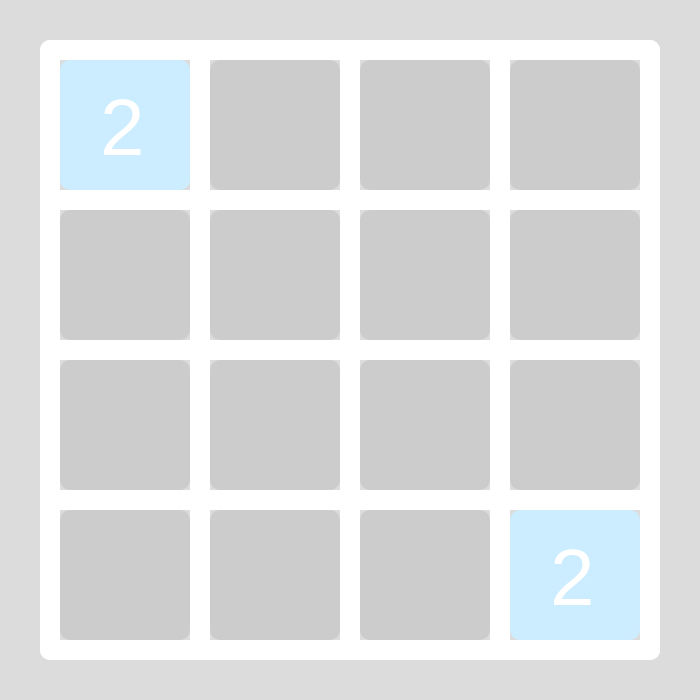
Frame 1 (no input)
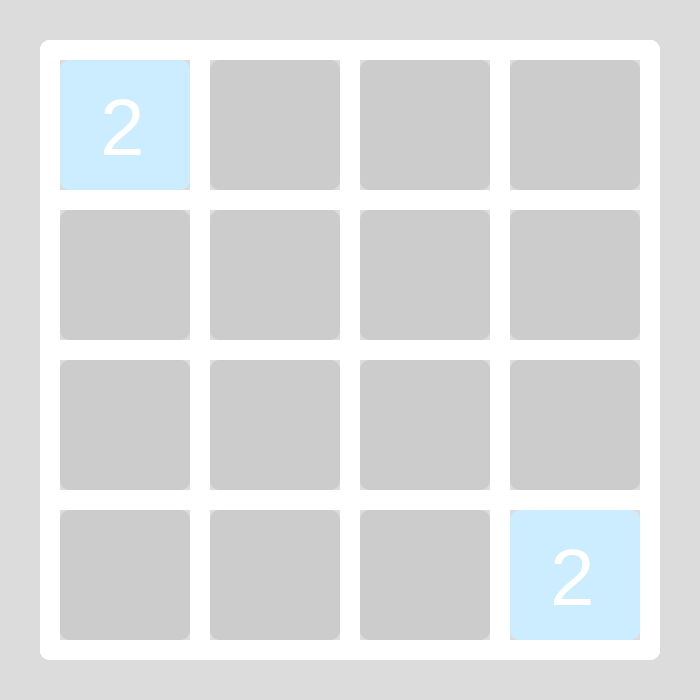
Frame 2 (the mouse pressed at the canvas centre, redrawn once)

The p5.js sketch that drew these frames (run headless with seeded random() and noise() and a simulated clock; the mouse was pressed at the canvas centre and the sketch redrawn once):

// p5.js sketch
// ── sketch.js
setup = () => {
  createCanvas(700, 700)
  background(220)
  reset()
  noLoop()
}

draw = () => {
  frame()
  dispNewData()
}

keyPressed = () =>{
  switch (key){
    case "r":
      reset()
      redraw()
      break
  }
  switch(keyCode){
    case UP_ARROW:
      upMove()
      endJudge()
      break
    case DOWN_ARROW:
      downMove()
      endJudge()
      break
    case RIGHT_ARROW:
      rightMove()
      endJudge()
      break
    case LEFT_ARROW:
      leftMove()
      endJudge()
      break
  }
}
      
addNewBlock = () => {
  while(true){
    var a = Math.floor(Math.random()*4)
    var b = Math.floor(Math.random()*4)
    if(data[a][b]===11){
      data[a][b] = 0
      break
    }
  }
}
  
endJudge = () => {
  let flag = false
  for(let i=0;i<4;i++){
    for(let j=0;j<4;j++){
      if(data[j][i]===11){
        flag = true
      }
    }
  }
  if(flag===false){
    gameOver()
  }else if(flag===true){
    addNewBlock()
    redraw()
  }
}
  
gameOver = () => {
  fill("black")
  stroke(0)
  strokeWeight(0)
  rect(80, 200, 540, 300, 10)
  textSize(100)
  fill("white")
  text("game over", 110, 320)
  textSize(45)
  text("restart -> press [r] key",130,420)
}

  
let f=true

upMove = () =>{
  //x=j,y=i
  for(let c=0;c<3;c++){
    for(let i=0;i<4;i++){
      for(let j=1;j<4;j++){
        if(data[j-1][i]===11){
          data[j-1][i] = data[j][i]
          data[j][i] = 11
          f=true
        }else if(data[j-1][i]===data[j][i]){
          data[j-1][i] += 1
          data[j][i] = 11
          f=true
        }
      }
    }
  }
}

downMove = () =>{
  //x=j,y=i
  for(let c=0;c<3;c++){
    for(let i=0;i<4;i++){
      for(let j=0;j<3;j++){
        if(data[j+1][i]===11){
          data[j+1][i] = data[j][i]
          data[j][i] = 11
          f=true
        }else if(data[j+1][i]===data[j][i]){
          data[j+1][i] += 1
          data[j][i] = 11
          f=true
        }
      }
    }
  }
}

rightMove = () =>{
  let f=false
  //x=j,y=i
  for(let c=0;c<3;c++){
    for(let i=0;i<3;i++){
      for(let j=0;j<4;j++){
        if(data[j][i+1]===11){
          data[j][i+1] = data[j][i]
          data[j][i] = 11
          f=true
        }else if(data[j][i+1]===data[j][i]){
          data[j][i+1] += 1
          data[j][i] = 11
          f=true
        }
      }
    }
  }
}


leftMove = () =>{
  //x=j,y=i
  for(let c=0;c<3;c++){
    for(let i=1;i<4;i++){
      for(let j=0;j<4;j++){
        if(data[j][i-1]===11){
          data[j][i-1] = data[j][i]
          data[j][i] = 11
          f=true
        }else if(data[j][i-1]===data[j][i]){
          data[j][i-1] += 1
          data[j][i] = 11
          f=true
        }
      }
    }
  }
}
  
reset = () => {
  for(let i=0;i<4;i++){
    for(let j=0;j<4;j++){
      data[j][i]=11
    }
  }
  var a = Math.floor(Math.random()*4)
  var b = Math.floor(Math.random()*4)
  var c = Math.floor(Math.random()*4)
  var d = Math.floor(Math.random()*4)
  data[a][b]=0
  data[c][d]=0
  background(220)
}

var data = [
  [11,11,11,11],
  [11,11,11,11],
  [11,11,11,11],
  [11,11,11,11]
]

//i=x,j=y
dispNewData = () => {
  for(let i=0;i<4;i++){
    for(let j=0;j<4;j++){
      disp(i,j,data[j][i])
    }
  }
}

//・(x座標,y座標,状態番号)・
disp = (x, y, n) =>{
  plot(x, y, n)
  number(x, y, n)
}

//(x座標, y座標, 状態番号)
plot = (x, y, n) => {
  x = positionConversion(x)
  y = positionConversion(y)
  n = colorSelect(n)
  pocket(x, y, n)
}

//(x座標,y座標,状態番号)
number = (x, y, n) => {
  var xAssist, size, yAssist
  
  switch(n){
    case 0:
    case 1:
    case 2:
      xAssist = 40
      size = 80
      yAssist = 95
    break
    case 3:
    case 4:
    case 5:
      xAssist = 20
      size = 80
      yAssist = 95
    break
    case 6:
    case 7:
    case 8:
      xAssist = 5
      size = 70
      yAssist = 95
    break
    case 9:
    case 10:
      xAssist = 3
      size = 55
      yAssist = 90
    break
  }
  
  x = positionConversion(x)+xAssist
  y = positionConversion(y)+yAssist
  
  textSize(size)
  fill("white")
  n = numberConversion(n)
  text(n, x, y)
}



pocket = (x, y, color) => {
  fill(color)
  stroke(0)
  strokeWeight(0)
  rect(x, y, 130, 130, 10)
}

positionConversion = (a) => {
  a = (a*150)+60
  return(a)
}
  
frame = () => {
  stroke("white")
  strokeWeight(20)
  
  // 縦線
  line(50, 50, 50, 650)
  line(200, 50, 200, 650)
  line(350, 50, 350, 650)
  line(500, 50, 500, 650)
  line(650, 50, 650, 650)
  
  //横線
  line(50, 50, 650, 50)
  line(50, 200, 650, 200)
  line(50, 350, 650, 350)
  line(50, 500, 650, 500)
  line(50, 650, 650, 650)
}

colorSelect = (a) => {
  switch(a){
    case 0: //2
      a = "#ccedff"
    break
    case 1: //4
      a = "#5cd8ff"
    break
    case 2: //8
      a = "#ffc24d"
    break
    case 3: //16
      a = "#ff8a4d"
    break
    case 4: //32
      a = "#ff5d4d"
    break
    case 5: //64
      a = "#ff3849"
    break
    case 6: //128
      a = "#ffec38"
    break
    case 7: //256
      a = "#dbff38"
    break
    case 8: //512
      a = "#38fff1"
    break
    case 9: //1024
      a = "#384eff"
    break
    case 10: //2048!!!
      a = "#a138ff"
    break;
    default:
      a = "#ccc"
    break;
  }
  return(a)
}


numberConversion = (a) => {
  switch(a){
    case 0: //2
      a = "2"
    break
    case 1: //4
      a = "4"
    break
    case 2: //8
      a = "8"
    break
    case 3: //16
      a = "16"
    break
    case 4: //32
      a = "32"
    break
    case 5: //64
      a = "64"





      
    break
    case 6: //128
      a = "128"
    break
    case 7: //256
      a = "256"
    break
    case 8: //512
      a = "512"
    break
    case 9: //1024
      a = "1024"
    break
    case 10: //2048!!!
      a = "2048"
    break
    default:
      a = " "
    break
  }
  return(a)
}
// ── backup.js
setup = () => {
  createCanvas(700, 700)
  background(220)
  reset()
}

draw = () => {
  frame()
  dispNewData()
  endJudge()
  
}

keyPressed = () =>{
  switch (key){
    case "r":
      reset()
      break
  }
  switch(keyCode){
    case UP_ARROW:
      upMove()
      break
    case DOWN_ARROW:
      downMove()
      break
    case RIGHT_ARROW:
      rightMove()
      break
    case LEFT_ARROW:
      leftMove()
      break
  }
}
      
addNewBlock = () => {
  while(true){
    var a = Math.floor(Math.random()*4)
    var b = Math.floor(Math.random()*4)
    if(data[a][b]===11){
      data[a][b] = 0
      break
    }
  }
}
  
endJudge = () => {
  var flug = false
  for(let i=0;i<4;i++){
    for(let j=0;j<4;j++){
      if(data[j][i]===11){
        flug = true
      }
    }
  }
  if(frug=false){
    reset()
  }else{
    addNewBlock()
  }
}
  

  
upMove = () =>{
  //x=j,y=i
  for(let c=0;c<3;c++){
    for(let i=0;i<4;i++){
      for(let j=1;j<4;j++){
        if(data[j-1][i]===11){
          data[j-1][i] = data[j][i]
          data[j][i] = 11
        }else if(data[j-1][i]===data[j][i]){
          data[j-1][i] += 1
          data[j][i] = 11
        }
      }
    }
  }
}

downMove = () =>{
  //x=j,y=i
  for(let c=0;c<3;c++){
    for(let i=0;i<4;i++){
      for(let j=0;j<3;j++){
        if(data[j+1][i]===11){
          data[j+1][i] = data[j][i]
          data[j][i] = 11
        }else if(data[j+1][i]===data[j][i]){
          data[j+1][i] += 1
          data[j][i] = 11
        }
      }
    }
  }
}

rightMove = () =>{
  //x=j,y=i
  for(let c=0;c<3;c++){
    for(let i=0;i<3;i++){
      for(let j=0;j<4;j++){
        if(data[j][i+1]===11){
          data[j][i+1] = data[j][i]
          data[j][i] = 11
        }else if(data[j][i+1]===data[j][i]){
          data[j][i+1] += 1
          data[j][i] = 11
        }
      }
    }
  }
}


leftMove = () =>{
  //x=j,y=i
  for(let c=0;c<3;c++){
    for(let i=1;i<4;i++){
      for(let j=0;j<4;j++){
        if(data[j][i-1]===11){
          data[j][i-1] = data[j][i]
          data[j][i] = 11
        }else if(data[j][i-1]===data[j][i]){
          data[j][i-1] += 1
          data[j][i] = 11
        }
      }
    }
  }
}
  
reset = () => {
  for(let i=0;i<4;i++){
    for(let j=0;j<4;j++){
      data[j][i]=11
    }
  }
  var a = Math.floor(Math.random()*4)
  var b = Math.floor(Math.random()*4)
  var c = Math.floor(Math.random()*4)
  var d = Math.floor(Math.random()*4)
  data[a][b]=0
  data[c][d]=0
}

var data = [
  [11,11,11,11],
  [11,11,11,11],
  [11,11,11,11],
  [11,11,11,11]
]

//i=x,j=y
dispNewData = () => {
  for(let i=0;i<4;i++){
    for(let j=0;j<4;j++){
      disp(i,j,data[j][i])
    }
  }
}

//・(x座標,y座標,状態番号)・
disp = (x, y, n) =>{
  plot(x, y, n)
  number(x, y, n)
}

//(x座標, y座標, 状態番号)
plot = (x, y, n) => {
  x = positionConversion(x)
  y = positionConversion(y)
  n = colorSelect(n)
  pocket(x, y, n)
}

//(x座標,y座標,状態番号)
number = (x, y, n) => {
  var xAssist, size, yAssist
  
  switch(n){
    case 0:
    case 1:
    case 2:
      xAssist = 40
      size = 80
      yAssist = 95
    break
    case 3:
    case 4:
    case 5:
      xAssist = 20
      size = 80
      yAssist = 95
    break
    case 6:
    case 7:
    case 8:
      xAssist = 5
      size = 70
      yAssist = 95
    break
    case 9:
    case 10:
      xAssist = 3
      size = 55
      yAssist = 90
    break
  }
  
  x = positionConversion(x)+xAssist
  y = positionConversion(y)+yAssist
  
  textSize(size)
  fill("white")
  n = numberConversion(n)
  text(n, x, y)
}



pocket = (x, y, color) => {
  fill(color)
  stroke(0)
  strokeWeight(0)
  rect(x, y, 130, 130, 10)
}

positionConversion = (a) => {
  a = (a*150)+60
  return(a)
}
  
frame = () => {
  stroke("white")
  strokeWeight(20)
  
  // 縦線
  line(50, 50, 50, 650)
  line(200, 50, 200, 650)
  line(350, 50, 350, 650)
  line(500, 50, 500, 650)
  line(650, 50, 650, 650)
  
  //横線
  line(50, 50, 650, 50)
  line(50, 200, 650, 200)
  line(50, 350, 650, 350)
  line(50, 500, 650, 500)
  line(50, 650, 650, 650)
}

colorSelect = (a) => {
  switch(a){
    case 0: //2
      a = "#ccedff"
    break
    case 1: //4
      a = "#5cd8ff"
    break
    case 2: //8
      a = "#ffc24d"
    break
    case 3: //16
      a = "#ff8a4d"
    break
    case 4: //32
      a = "#ff5d4d"
    break
    case 5: //64
      a = "#ff3849"
    break
    case 6: //128
      a = "#ffec38"
    break
    case 7: //256
      a = "#dbff38"
    break
    case 8: //512
      a = "#38fff1"
    break
    case 9: //1024
      a = "#384eff"
    break
    case 10: //2048!!!
      a = "#a138ff"
    break;
    default:
      a = "#ccc"
    break;
  }
  return(a)
}


numberConversion = (a) => {
  switch(a){
    case 0: //2
      a = "2"
    break
    case 1: //4
      a = "4"
    break
    case 2: //8
      a = "8"
    break
    case 3: //16
      a = "16"
    break
    case 4: //32
      a = "32"
    break
    case 5: //64
      a = "64"
    break
    case 6: //128
      a = "128"
    break
    case 7: //256
      a = "256"
    break
    case 8: //512
      a = "512"
    break
    case 9: //1024
      a = "1024"
    break
    case 10: //2048!!!
      a = "2048"
    break
    default:
      a = " "
    break
  }
  return(a)
}
